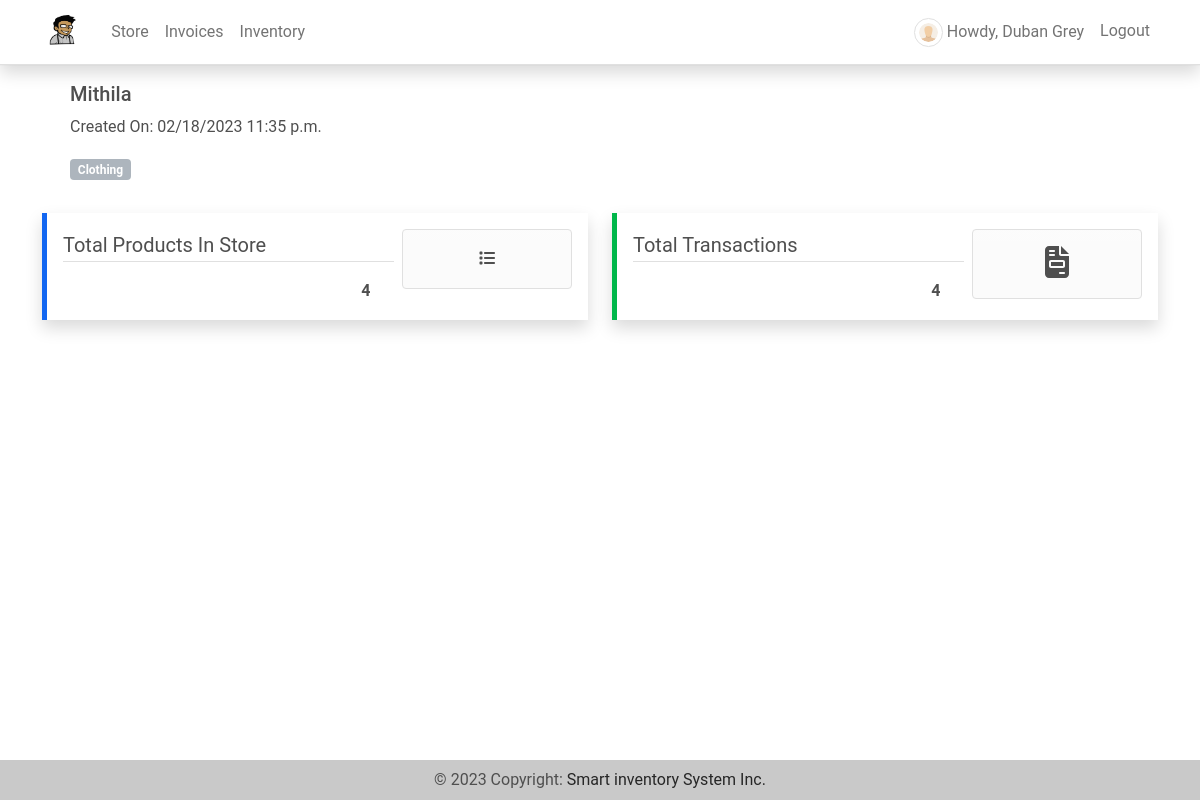
The page / (signed in) on the database as committed earlier.
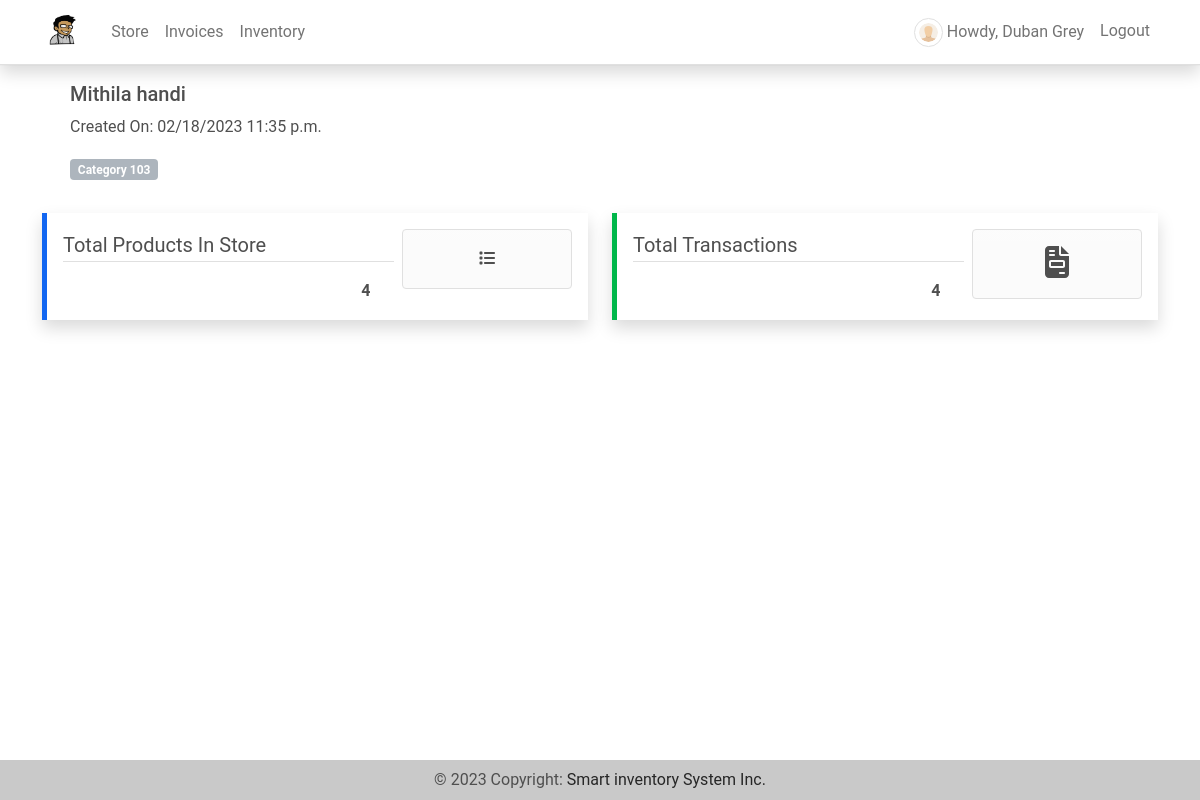
The same page on the database as committed later.
### imsApp/models.py (models this page shows, shortened)
class Store(models.Model):
    name = models.CharField(max_length=250)
    address = models.TextField()
    category = models.ForeignKey(Category, on_delete=models.CASCADE)
    products = models.ManyToManyField(Product, through='StoreProduct')
    date_created = models.DateTimeField(default=timezone.now)
    date_updated = models.DateTimeField(auto_now=True)
    owner = models.OneToOneField(User, default=1,on_delete=models.CASCADE ,blank=True, null=True)

class Category(models.Model):
    name = models.CharField(max_length=250)
    description = models.TextField()
    status = models.CharField(max_length=2, choices=(('1','Active'),('2','Inactive')), default=1)
    date_created = models.DateTimeField(default=timezone.now)
    date_updated = models.DateTimeField(auto_now=True)
    def __str__(self):
        return self.name

### imsApp/views.py (the view)
# urls.py: path('',views.home,name='home-page'),
@login_required
def home(request):
    if request.user.is_superuser:
        context['page_title'] = 'Home'
        context['categories'] = Category.objects.count()
        context['products'] = Product.objects.count()
        context['sales'] = Invoice.objects.count()
        context['stores'] = Store.objects.count()
        context['users'] = User.objects.filter(is_superuser=0).count()
        return render(request, 'home.html',context)
    else:
        try:
            storeDetail = Store.objects.get(owner=request.user)
            context['page_title'] = 'Store Home'
            context['detail'] = storeDetail
            context['products'] = StoreProduct.objects.filter(store=storeDetail).count()
            context['sales'] = Invoice.objects.filter(store=storeDetail).count()
        except Store.DoesNotExist:
            context['page_title'] = 'User Home'
            context['unassigned'] = True
            return render(request,'unassigned.html',context)
        return render(request,'homeIndiv.html',context)

### imsApp/templates/homeIndiv.html
{% extends "base.html" %} {% load humanize %} {% load customfilter %} {% block pageContent %}
<section class="">
    <div class="container">
        <div class="row">
            <div class="col-lg-8">
                <div class="card-body">
                    <h5>{{ detail.name }}</h5>
                    <p>Created On: {{ detail.date_created|date:"SHORT_DATETIME_FORMAT" }}</p>
                    <span class="badge bg-secondary">{{ detail.category }}</span>
                </div>
            </div>
        </div>
    </div>
    <div class="row">
        <div class="col-lg-6 col-md-6 col-sm-12 col-xs-12">
            <div class="card rounded-0 shadow border-primary text-start summary-card my-3">
                <div class="card-body">
                    <div class="d-flex w-100">
                        <div class="col-8 pe-2">
                            <div class="summary-title fs-5 border-bottom">Total Products In Store</div>
                            <div class="summary-count text-end fw-bolder mt-3 px-4">{{ products|intcomma }}</div>
                        </div>
                        <div class="col-4">
                            <div class="summary-icon p-3 rounded border text-center bg-gradient bg-light">
                                <i class="fa fa-list"></i>
                            </div>
                        </div>
                    </div>
                </div>
            </div>
        </div>
        <div class="col-lg-6 col-md-6 col-sm-12 col-xs-12">
            <div class="card rounded-0 shadow border-success text-start summary-card my-3">
                <div class="card-body">
                    <div class="d-flex w-100">
                        <div class="col-8 pe-2">
                            <div class="summary-title fs-5 border-bottom">Total Transactions</div>
                            <div class="summary-count text-end fw-bolder mt-3 px-4">{{ sales|intcomma }}</div>
                        </div>
                        <div class="col-4">
                            <div class="summary-icon p-3 rounded border text-center bg-gradient bg-light">
                                <i class="fa fa-file-invoice fs-2"></i>
                            </div>
                        </div>
                    </div>
                </div>
            </div>
        </div>
    </div>
</section>
</div> {% endblock pageContent %}

Rows that differ between the two databases and show on the page:
changed Store: name "Mithila" → "Mithila handi"; category "Clothing" → "Category 103"
